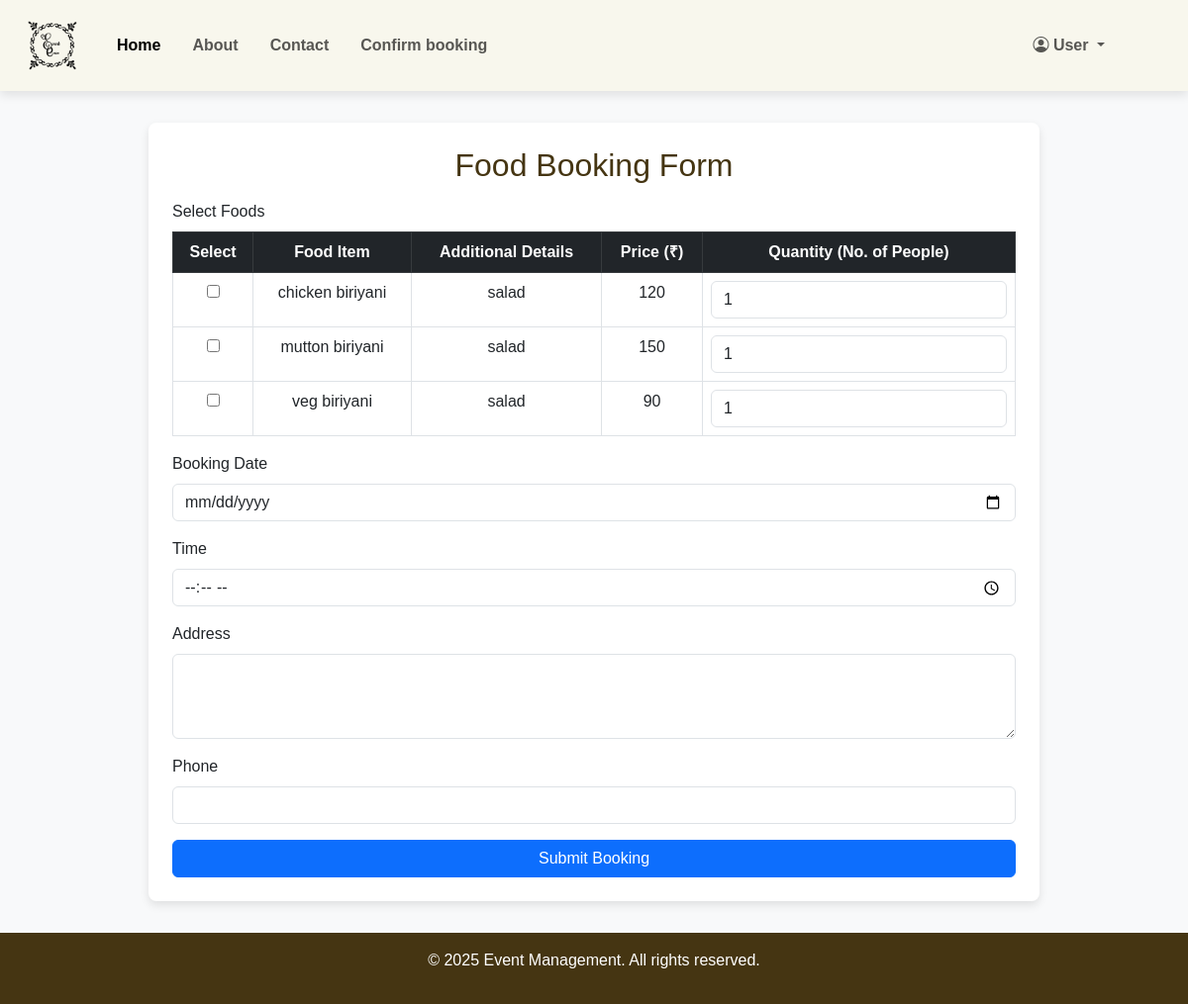
Page /allfoods (signed in) on the committed database.
### app/models.py (models this page shows)
class Catering(models.Model):
    foods=models.TextField()
    price=models.IntegerField()
    dis=models.TextField()

### app/views.py (the view)
# urls.py: path('allfoods',views.allfoods),
def allfoods(req):
    if 'user' in req.session:
        if req.method == 'POST':
            selected_foods = req.POST.getlist('food[]')  # List of selected food IDs
            quantities = {food_id: int(req.POST.get(f'quantity_{food_id}', 1)) for food_id in selected_foods}  # Get quantities for each selected food
            foods = Catering.objects.filter(id__in=selected_foods)
            user = Customer.objects.get(email=req.session['user'])
            total_price = sum(food.price * quantities[str(food.id)] for food in foods)
            total_qty = sum(quantities[str(food.id)] for food in foods)
            booking_date = req.POST['bookingDate']
            time = req.POST['time']
            address = req.POST['address']
            phone = req.POST['phone']
            date = datetime.fromisoformat(booking_date)
            times = datetime.strptime(time, "%H:%M").time()  # Convert time string to a time object
            booking = FoodBooking.objects.create(
                customer=user,
                total_price=total_price,
                booking_date=date,
                time=times,
                address=address,
                phone=phone,
                qty=total_qty  # Store the total quantity
            )
            booking.save()
            return redirect(buy)  # Replace 'buy' with the actual URL name
        else:
            foods = Catering.objects.all()
            return render(req, 'user/allFoods.html', {'services': foods})
    else:
        return redirect('login')  # Ensure the 'login' view name is correct

### templates/user/allFoods.html (shortened to what this page needs)
<!DOCTYPE html>
<html lang="en">
<head>
    {% load static %}
    <link href="https://cdn.jsdelivr.net/npm/bootstrap@5.3.0/dist/css/bootstrap.min.css" rel="stylesheet">
    <link href="https://cdn.jsdelivr.net/npm/bootstrap-icons/font/bootstrap-icons.css" rel="stylesheet">
</head>
<body>
    <nav class="navbar navbar-expand-lg sticky-top">
        <div class="container-fluid">
            <a class="navbar-brand" href="#">
                <img src="{% static 'logo.png' %}" alt="Logo">
            </a>
            <div class="collapse navbar-collapse" id="navbarNav">
                <ul class="navbar-nav me-auto mb-2 mb-lg-0">
                    <li class="nav-item ms-3">
                        <a class="nav-link active" aria-current="page" href="usr_home"><b>Home</b></a>
                    </li>
                    <li class="nav-item ms-3">
                        <a class="nav-link" href="user_about"><b>About</b></a>
                    </li>
                    <li class="nav-item ms-3">
                        <a class="nav-link" href="user_contact"><b>Contact</b></a>
                    </li>
                    <li class="nav-item ms-3">
                        <a class="nav-link" href="buy"><b>Confirm booking</b></a>
                    </li>
                </ul>
                <ul class="navbar-nav me-5">
                    <li class="nav-item dropdown">
                        <a class="nav-link dropdown-toggle" href="#" id="userDropdown" role="button" data-bs-toggle="dropdown" aria-expanded="false">
                            <i class="bi bi-person-circle"></i> <b>User</b>
                        </a>
                    </li>
                </ul>
            </div>
        </div>
    </nav>
    <div class="form-container">
        <h2>Food Booking Form</h2>
        <form method="POST" action="">
            <div class="mb-3">
                <label class="form-label">Select Foods</label>
                <table class="table table-bordered text-center">
                    <thead class="table-dark">
                        <tr>
                            <th>Select</th>
                            <th>Food Item</th>
                            <th>Additional Details</th>
                            <th>Price (₹)</th>
                            <th>Quantity (No. of People)</th>
                        </tr>
                    </thead>
                    <tbody>
                        {% for food in services %}
                        <tr>
                            <td>
                                <input type="checkbox" name="food[]" value="{{ food.id }}">
                            </td>
                            <td>{{ food.foods }}</td>
                            <td>{{ food.dis }}</td>
                            <td>{{ food.price }}</td>
                            <td>
                                <input type="number" name="quantity_{{ food.id }}" value="1" min="1" class="form-control" required>
                            </td>
                        </tr>
                        {% endfor %}
                    </tbody>
                </table>
            </div>
            <div class="mb-3">
                <label for="bookingDate" class="form-label">Booking Date</label>
                <input type="date" id="bookingDate" name="bookingDate" class="form-control" required>
            </div>
            <div class="mb-3">
                <label for="time" class="form-label">Time</label>
                <input type="time" id="time" name="time" class="form-control" required>
            </div>
            <div class="mb-3">
                <label for="address" class="form-label">Address</label>
                <textarea id="address" name="address" class="form-control" rows="3" required></textarea>
            </div>
            <div class="mb-3">
                <label for="phone" class="form-label">Phone</label>
                <input type="text" id="phone" name="phone" class="form-control" required>
            </div>
            <button type="submit" class="btn btn-primary w-100">Submit Booking</button>
        </form>
    </div>
    <footer>
        <p>&copy; 2025 Event Management. All rights reserved.</p>
    </footer>
</body>
</html>

### templates/user/allFoods.html (style rules this page uses)
body { font-family: Arial, sans-serif; background-color: #f8f9fa; }
.navbar { background-color: #F8F7ED; padding: 1rem; box-shadow: 0px 4px 10px rgba(0, 0, 0, 0.1); }
.navbar-brand img { max-height: 50px; }
.form-container { margin: 2rem auto; max-width: 900px; padding: 1.5rem; background-color: #fff; box-shadow: 0px 4px 10px rgba(0, 0, 0, 0.1); border-radius: 8px; }
.form-container h2 { color: #453512; text-align: center; margin-bottom: 1rem; }
footer { background-color: #453512; color: #fff; padding: 1rem 0; text-align: center; }

### rows in the picture
Catering: foods "chicken biriyani", dis "salad", price "120", id "1"
Catering: foods "mutton biriyani", dis "salad", price "150"
Catering: foods "veg biriyani", dis "salad", price "90"
